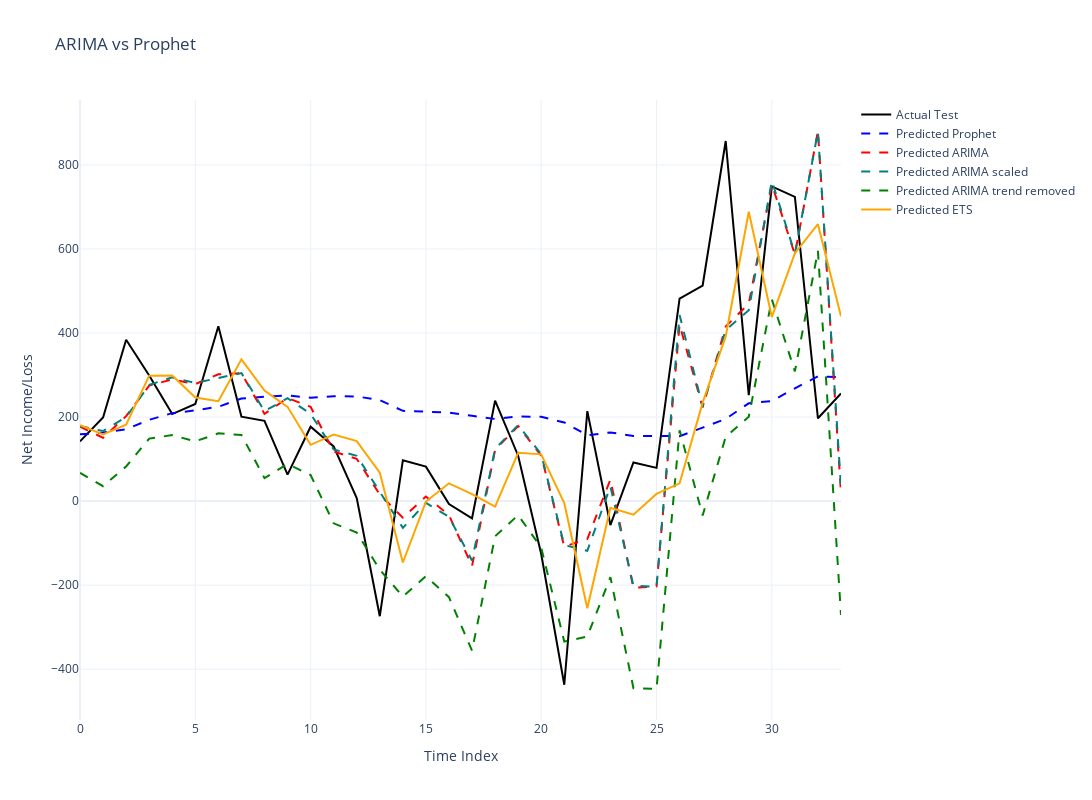

Source (notebook cell):
### Code cell
import plotly.graph_objects as go
x_start = 0 
x_pred = list(range(x_start, x_start + len(pred_prophet)))  


fig = go.Figure()

fig.add_trace(go.Scatter(
    y=test,
    mode='lines',
    name='Actual Test',
    line=dict(color='black')
))

fig.add_trace(go.Scatter(
    x=x_pred,
    y=pred_prophet.flatten(),
    mode='lines',
    name='Predicted Prophet',
    line=dict(color='blue', dash='dash')
))

fig.add_trace(go.Scatter(
    y=predictions[0],
    mode='lines',
    name='Predicted ARIMA',
    line=dict(color='red', dash='dash')
))

fig.add_trace(go.Scatter(
    y=predictions[1],
    mode='lines',
    name='Predicted ARIMA scaled',
    line=dict(color='teal', dash='dash')
))

fig.add_trace(go.Scatter(
    y=predictions[2],
    mode='lines',
    name='Predicted ARIMA trend removed',
    line=dict(color='green', dash='dash')
))


fig.add_trace(go.Scatter(
    y=pred_ets,
    mode='lines',
    name='Predicted ETS',
    line=dict(color='orange')
))



fig.update_layout(
    title="ARIMA vs Prophet",
    xaxis_title="Time Index",
    yaxis_title="Net Income/Loss",
    template="plotly_white",
    width=1200,  
    height=800    
)


fig.show()

### Figure 1 — Plotly figure (JSON) as saved in the notebook; plotly's stock layout.template omitted (floating-point values rounded to 4 significant figures)
{"data": [{"line": {"color": "black"}, "mode": "lines", "name": "Actual Test", "type": "scatter", "y": [142, 199, 384, 299, 207, 231, 416, 201, 191, 63, 177, 130, 7, -274, 97, 82, -7, -41, 239, 108, -126, -437, 214, -57, 92, 79, 482, 513, 857, 252, 749, 724, 197, 256]}, {"line": {"color": "blue", "dash": "dash"}, "mode": "lines", "name": "Predicted Prophet", "type": "scatter", "x": [0, 1, 2, 3, 4, 5, 6, 7, 8, 9, 10, 11, 12, 13, 14, 15, 16, 17, 18, 19, 20, 21, 22, 23, 24, 25, 26, 27, 28, 29, 30, 31, 32, 33], "y": [158.8, 163.1, 170.9, 193.4, 209.3, 215.9, 224.4, 244.2, 248.2, 251.3, 246.0, 249.6, 249.1, 240.2, 214.9, 213.5, 210.6, 203.0, 195.5, 201.3, 200.6, 187.1, 156.7, 163.4, 154.7, 155.2, 154.5, 174.7, 195.6, 232.7, 238.2, 268.4, 296.9, 294.9]}, {"line": {"color": "red", "dash": "dash"}, "mode": "lines", "name": "Predicted ARIMA", "type": "scatter", "y": [177.1, 150.5, 202.0, 274.9, 289.7, 278.4, 301.7, 304.6, 207.5, 245.5, 224.2, 118.0, 100.4, 15.64, -39.61, 11.02, -33.29, -154.8, 121.9, 178.6, 108.3, -108.2, -90.28, 51.25, -206.6, -202.9, 419.8, 223.0, 415.2, 469.8, 753.4, 587.2, 880.7, 18.76]}, {"line": {"color": "teal", "dash": "dash"}, "mode": "lines", "name": "Predicted ARIMA scaled", "type": "scatter", "y": [178.5, 166.7, 199.8, 276.3, 294.6, 280.8, 293.0, 304.7, 213.9, 244.9, 207.5, 122.7, 107.8, 20.4, -63.67, -4.204, -37.52, -141.6, 124.2, 180.8, 111.7, -104.8, -118.3, 34.92, -201.6, -203.7, 442.8, 224.7, 407.2, 454.3, 762.3, 588.9, 879.4, 33.88]}, {"line": {"color": "green", "dash": "dash"}, "mode": "lines", "name": "Predicted ARIMA trend removed", "type": "scatter", "y": [67.19, 35.49, 82.44, 148.7, 157.0, 142.2, 161.2, 157.4, 54.69, 88.32, 61.9, -52.92, -74.93, -163.3, -227.1, -178.8, -228.7, -356.1, -83.71, -33.41, -110.8, -334.4, -322.2, -181.1, -445.3, -447.2, 168.5, -34.15, 152.8, 200.6, 480.2, 308.6, 595.7, -271.1]}, {"line": {"color": "orange"}, "mode": "lines", "name": "Predicted ETS", "type": "scatter", "y": [180.7, 158.6, 181.6, 298.5, 298.8, 246.4, 237.7, 337.2, 262.9, 224.3, 133.9, 158.3, 142.8, 67.38, -146.2, -1.152, 42.27, 16.57, -13.31, 114.7, 111.2, -4.981, -254.9, -16.09, -32.43, 17.11, 42.24, 234.3, 391.9, 688.5, 438.0, 589.9, 658.9, 439.6]}], "layout": {"height": 800, "title": {"text": "ARIMA vs Prophet"}, "width": 1200, "xaxis": {"title": {"text": "Time Index"}}, "yaxis": {"title": {"text": "Net Income/Loss"}}}}
